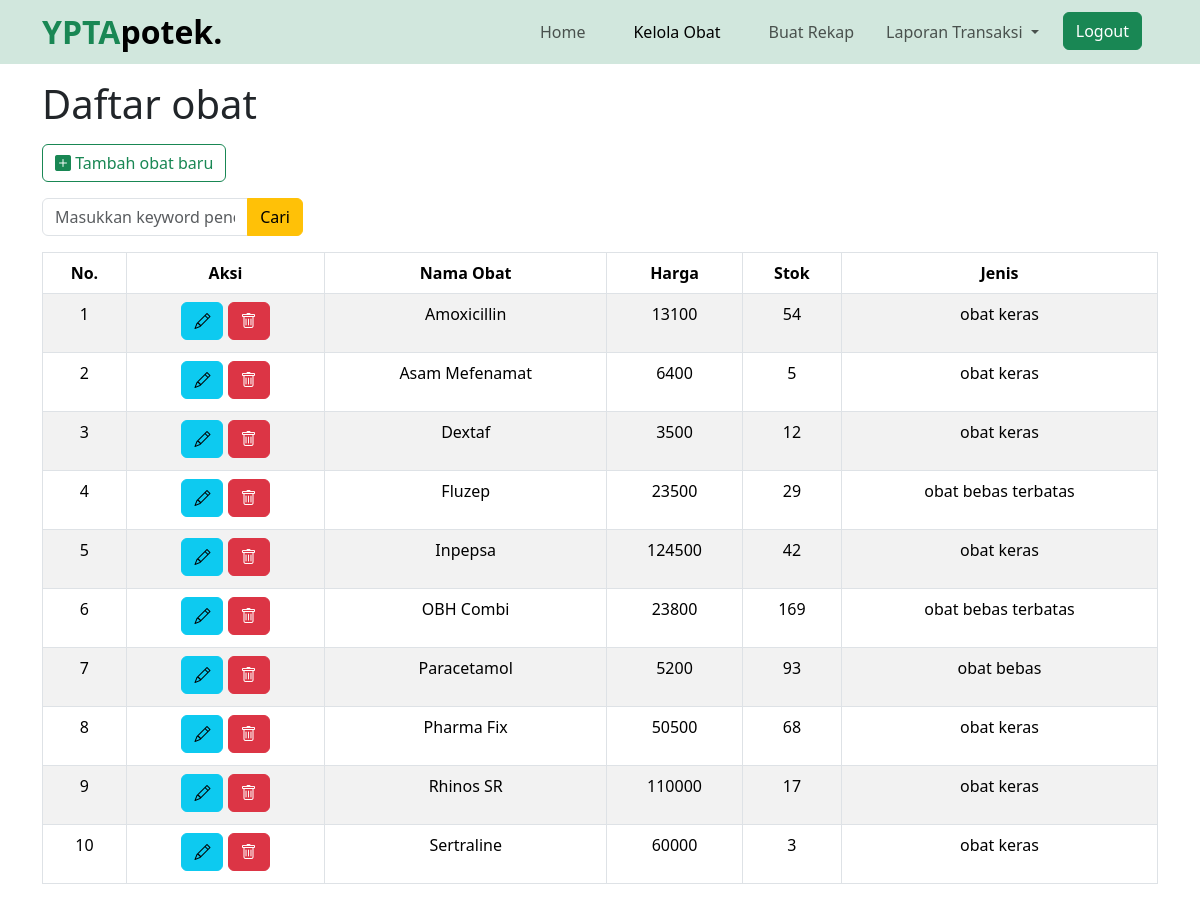
The page /obat.php (signed in) on the database its author committed.
### tables this page shows
CREATE TABLE `obat` (
  `id_obat` int(11) NOT NULL,
  `nama_obat` varchar(30) DEFAULT NULL,
  `harga_obat` int(11) DEFAULT NULL,
  `stok_obat` int(11) DEFAULT NULL,
  `jenis_obat` varchar(30) DEFAULT NULL
);

### functions.php (called while the page is built, shortened)
<?php
$conn = mysqli_connect("localhost", "root", "", "tubes");
function query($query)
{
    global $conn;
    $result = mysqli_query($conn, $query);
    $rows = [];
    while ($row = mysqli_fetch_assoc($result)) {
        $rows[] = $row;
    }
    return $rows;
}

### obat.php (the view, shortened to what this page needs)
<?php
require 'functions.php';
$obat = query("SELECT * FROM obat ORDER BY nama_obat ASC ");
?>
<!doctype html>
<html lang="en">
<head>
    <link href="https://cdn.jsdelivr.net/npm/bootstrap@5.3.2/dist/css/bootstrap.min.css" rel="stylesheet">
    <link rel="stylesheet" href="https://cdn.jsdelivr.net/npm/bootstrap-icons@1.11.1/font/bootstrap-icons.css">
</head>
<body>
    <nav class="navbar navbar-expand-lg navbar-light bg-success-subtle sticky-top">
        <div class="container">
            <a class="navbar-brand p-0 m-0 fs-2 fw-bold" href="#"><span class="text-success ">YPTA</span>potek.</a>
            <div class="collapse navbar-collapse" id="navbarNav">
                <ul class="navbar-nav ms-auto">
                    <li class="nav-item ps-3 pe-3">
                        <a class="nav-link " aria-current="page" href="index.php">Home</a>
                    </li>
                    <li class="nav-item ps-3 pe-3">
                        <a class="nav-link active" href="obat.php">Kelola Obat</a>
                    </li>
                    <li class="nav-item ps-3 pe-3">
                        <a class="nav-link " href="rekap.php">Buat Rekap</a>
                    </li>
                    <li class="nav-item dropdown">
                        <a class="nav-link dropdown-toggle" href="#" role="button" data-bs-toggle="dropdown" aria-expanded="false">
                            Laporan Transaksi
                        </a>
                    </li>
                    <li class="nav-item ps-3 pe-3">
                        <form action="logout_admin.php" method="post">
                            <button class="btn btn-success" type="submit" name="logout" onclick="return confirm('Keluar?');">Logout</button>
                        </form>
                    </li>
                </ul>
            </div>
        </div>
    </nav>
    <div class="container">
        <h1 class="mt-3 mb-3">Daftar obat</h1>
        <a class="btn btn-outline-success mb-3" href="obat_create.php"><i class="bi bi-plus-square-fill"></i> Tambah obat baru</a>
        <div class="row">
            <div class="col-md-3">
                <form action="" method="post">
                    <div class="input-group mb-3">
                        <input type="text" name="keyword" class="form-control" placeholder="Masukkan keyword pencarian" autocomplete="off">
                        <button class="btn btn-warning" type="submit" name="cari">Cari</button>
                    </div>
                </form>
            </div>
        </div>
        <table class="table table-striped table-hover table-bordered text-center">
            <thead>
                <tr>
                    <th scope="col">No.</th>
                    <th scope="col">Aksi</th>
                    <th scope="col">Nama Obat</th>
                    <th scope="col">Harga</th>
                    <th scope="col">Stok</th>
                    <th scope="col">Jenis</th>
                </tr>
            </thead>
            <tbody>
                <?php $i = 1; ?>
                <?php foreach ($obat as $o) : ?>
                    <tr>
                        <td><?= $i; ?></td>
                        <td>
                            <a class="btn btn-info mb-1" href="obat_update.php?id_obat=<?= $o["id_obat"]; ?>"><i class="bi bi-pencil"></i></a>
                            <a class="btn btn-danger mb-1" href="obat_delete.php?id_obat=<?= $o["id_obat"]; ?>" onclick="return confirm('yakin?');"><i class="bi bi-trash"></i></a>
                        </td>
                        <td><?= $o["nama_obat"]; ?></td>
                        <td><?= $o["harga_obat"]; ?></td>
                        <td><?= $o["stok_obat"]; ?></td>
                        <td><?= $o["jenis_obat"]; ?></td>
                    </tr>
                    <?php $i++; ?>
                <?php endforeach; ?>
            </tbody>
        </table>
    </div>
</body>
</html>

### rows shown on the page
obat: nama_obat "Amoxicillin", harga_obat "13100", stok_obat "54", jenis_obat "obat keras"
obat: nama_obat "Asam Mefenamat", harga_obat "6400", stok_obat "5", jenis_obat "obat keras"
obat: nama_obat "Dextaf", harga_obat "3500", stok_obat "12", jenis_obat "obat keras"
obat: nama_obat "Fluzep", harga_obat "23500", stok_obat "29", jenis_obat "obat bebas terbatas"
obat: nama_obat "Inpepsa", harga_obat "124500", stok_obat "42", jenis_obat "obat keras"
obat: nama_obat "OBH Combi", harga_obat "23800", stok_obat "169", jenis_obat "obat bebas terbatas"
obat: nama_obat "Paracetamol", harga_obat "5200", stok_obat "93", jenis_obat "obat bebas"
obat: nama_obat "Pharma Fix", harga_obat "50500", stok_obat "68", jenis_obat "obat keras"
obat: nama_obat "Rhinos SR", harga_obat "110000", stok_obat "17", jenis_obat "obat keras"
obat: nama_obat "Sertraline", harga_obat "60000", stok_obat "3", jenis_obat "obat keras"
